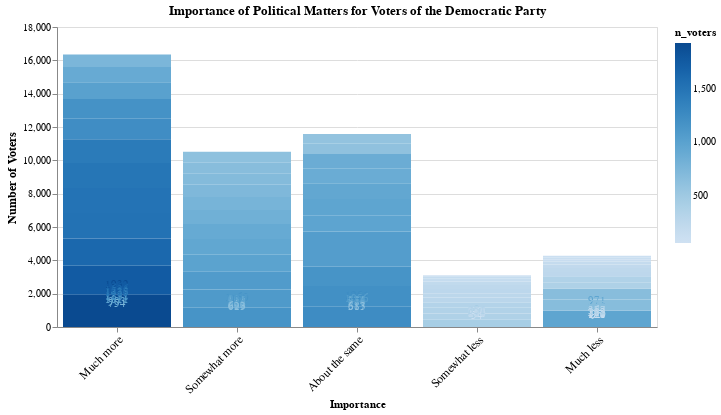

The code cell stored with this chart in its notebook:
### Markdown cell above
# Alternative Dashboards

Da die Analysis noch nicht fertig ist, habe ich unten einige Visualisierungen erstellt, die interessant sind, um die Daten darzustellen. Ich würde mich über Feedback freuen, ob sie besser sind als diejenigen, die ich bisher benutzt habe.

### Code cell
dem_melted = dem_profil.melt(id_vars = "PARTY_AGENDAS_rand_2016",
                value_name ="Importance",
                var_name ="Matter").pivot_table(index=["Matter","Importance"],
                                                aggfunc="size").reset_index().rename({0:"n_voters"},axis = "columns")

matter_binding = alt.binding_select(options = [x for x in dem_melted["Matter"].unique()])

matter_selection = alt.selection_single(fields =["Matter"], 
                                        bind = matter_binding,
                                        name = "Choose ",
                                        empty = "all")

bars = alt.Chart(dem_melted,
                title ="Importance of Political Matters for Voters of the Democratic Party").mark_bar().encode(
    x =alt.X("Importance", 
             sort = ["Much more","Somewhat more","About the same","Somewhat less","Much less"],
             axis = alt.Axis(labelAngle=-45, labelFontSize=12)),
    y = alt.Y("n_voters", axis = alt.Axis(title = "Number of Voters", titleFontSize=12)),
    color = "n_voters")
text = bars.mark_text(dy=-10,align="center").encode(
    text = "n_voters")

(bars+text).transform_filter(matter_selection).properties(width = 600).add_selection(matter_selection)

### Figure 1 — Vega-Lite specification as saved in the notebook (floating-point values rounded to 4 significant figures)
{"config": {"view": {"continuousWidth": 400, "continuousHeight": 300}}, "layer": [{"mark": "bar", "encoding": {"color": {"type": "quantitative", "field": "n_voters"}, "x": {"type": "nominal", "axis": {"labelAngle": -45, "labelFontSize": 12}, "field": "Importance", "sort": ["Much more", "Somewhat more", "About the same", "Somewhat less", "Much less"]}, "y": {"type": "quantitative", "axis": {"title": "Number of Voters", "titleFontSize": 12}, "field": "n_voters"}}, "selection": {"Choose ": {"type": "single", "fields": ["Matter"], "bind": {"input": "select", "options": ["combating_climate_change", "combating_terrorism", "creating_jobs", "increasing_racial_equality", "political_correctness", "reduce_poverty", "reduce_size_government", "reducing_national_debt", "reducing_taxes", "reforming_health_care", "renegotiating_trade_deals", "restricting_immigration"]}, "empty": "all"}}, "title": "Importance of Political Matters for Voters of the Democratic Party"}, {"mark": {"type": "text", "align": "center", "dy": -10}, "encoding": {"color": {"type": "quantitative", "field": "n_voters"}, "text": {"type": "quantitative", "field": "n_voters"}, "x": {"type": "nominal", "axis": {"labelAngle": -45, "labelFontSize": 12}, "field": "Importance", "sort": ["Much more", "Somewhat more", "About the same", "Somewhat less", "Much less"]}, "y": {"type": "quantitative", "axis": {"title": "Number of Voters", "titleFontSize": 12}, "field": "n_voters"}}, "title": "Importance of Political Matters for Voters of the Democratic Party"}], "data": {"name": "data-acf1f275b937c798e1ee8d5ba69e7482"}, "transform": [{"filter": {"selection": "Choose "}}], "width": 600, "$schema": "https://vega.github.io/schema/vega-lite/v4.8.1.json", "datasets": {"data-acf1f275b937c798e1ee8d5ba69e7482": [{"Matter": "combating_climate_change", "Importance": "About the same", "n_voters": 880}, {"Matter": "combating_climate_change", "Importance": "Much less", "n_voters": 971}, {"Matter": "combating_climate_change", "Importance": "Much more", "n_voters": 903}, {"Matter": "combating_climate_change", "Importance": "Somewhat less", "n_voters": 371}, {"Matter": "combating_climate_change", "Importance": "Somewhat more", "n_voters": 692}, {"Matter": "combating_terrorism", "Importance": "About the same", "n_voters": 1206}, {"Matter": "combating_terrorism", "Importance": "Much less", "n_voters": 120}, {"Matter": "combating_terrorism", "Importance": "Much more", "n_voters": 1487}, {"Matter": "combating_terrorism", "Importance": "Somewhat less", "n_voters": 161}, {"Matter": "combating_terrorism", "Importance": "Somewhat more", "n_voters": 832}, {"Matter": "creating_jobs", "Importance": "About the same", "n_voters": 587}, {"Matter": "creating_jobs", "Importance": "Much less", "n_voters": 95}, {"Matter": "creating_jobs", "Importance": "Much more", "n_voters": 1932}, {"Matter": "creating_jobs", "Importance": "Somewhat less", "n_voters": 54}, {"Matter": "creating_jobs", "Importance": "Somewhat more", "n_voters": 1160}, {"Matter": "increasing_racial_equality", "Importance": "About the same", "n_voters": 1161}, {"Matter": "increasing_racial_equality", "Importance": "Much less", "n_voters": 673}, {"Matter": "increasing_racial_equality", "Importance": "Much more", "n_voters": 754}, {"Matter": "increasing_racial_equality", "Importance": "Somewhat less", "n_voters": 434}, {"Matter": "increasing_racial_equality", "Importance": "Somewhat more", "n_voters": 786}, {"Matter": "political_correctness", "Importance": "About the same", "n_voters": 978}, {"Matter": "political_correctness", "Importance": "Much less", "n_voters": 665}, {"Matter": "political_correctness", "Importance": "Much more", "n_voters": 1181}, {"Matter": "political_correctness", "Importance": "Somewhat less", "n_voters": 333}, {"Matter": "political_correctness", "Importance": "Somewhat more", "n_voters": 666}, {"Matter": "reduce_poverty", "Importance": "About the same", "n_voters": 974}, {"Matter": "reduce_poverty", "Importance": "Much less", "n_voters": 254}, {"Matter": "reduce_poverty", "Importance": "Much more", "n_voters": 1232}, {"Matter": "reduce_poverty", "Importance": "Somewhat less", "n_voters": 277}, {"Matter": "reduce_poverty", "Importance": "Somewhat more", "n_voters": 1081}, {"Matter": "reduce_size_government", "Importance": "About the same", "n_voters": 1056}, {"Matter": "reduce_size_government", "Importance": "Much less", "n_voters": 243}, {"Matter": "reduce_size_government", "Importance": "Much more", "n_voters": 1526}, {"Matter": "reduce_size_government", "Importance": "Somewhat less", "n_voters": 255}, {"Matter": "reduce_size_government", "Importance": "Somewhat more", "n_voters": 728}, {"Matter": "reducing_national_debt", "Importance": "About the same", "n_voters": 876}, {"Matter": "reducing_national_debt", "Importance": "Much less", "n_voters": 131}, {"Matter": "reducing_national_debt", "Importance": "Much more", "n_voters": 1750}, {"Matter": "reducing_national_debt", "Importance": "Somewhat less", "n_voters": 160}, {"Matter": "reducing_national_debt", "Importance": "Somewhat more", "n_voters": 909}, {"Matter": "reducing_taxes", "Importance": "About the same", "n_voters": 937}, {"Matter": "reducing_taxes", "Importance": "Much less", "n_voters": 171}, {"Matter": "reducing_taxes", "Importance": "Much more", "n_voters": 1512}, {"Matter": "reducing_taxes", "Importance": "Somewhat less", "n_voters": 262}, {"Matter": "reducing_taxes", "Importance": "Somewhat more", "n_voters": 945}, {"Matter": "reforming_health_care", "Importance": "About the same", "n_voters": 613}, {"Matter": "reforming_health_care", "Importance": "Much less", "n_voters": 377}, {"Matter": "reforming_health_care", "Importance": "Much more", "n_voters": 1626}, {"Matter": "reforming_health_care", "Importance": "Somewhat less", "n_voters": 207}, {"Matter": "reforming_health_care", "Importance": "Somewhat more", "n_voters": 994}, {"Matter": "renegotiating_trade_deals", "Importance": "About the same", "n_voters": 1251}, {"Matter": "renegotiating_trade_deals", "Importance": "Much less", "n_voters": 212}, {"Matter": "renegotiating_trade_deals", "Importance": "Much more", "n_voters": 1011}, {"Matter": "renegotiating_trade_deals", "Importance": "Somewhat less", "n_voters": 238}, {"Matter": "renegotiating_trade_deals", "Importance": "Somewhat more", "n_voters": 1097}, {"Matter": "restricting_immigration", "Importance": "About the same", "n_voters": 1056}, {"Matter": "restricting_immigration", "Importance": "Much less", "n_voters": 362}, {"Matter": "restricting_immigration", "Importance": "Much more", "n_voters": 1435}, {"Matter": "restricting_immigration", "Importance": "Somewhat less", "n_voters": 351}, {"Matter": "restricting_immigration", "Importance": "Somewhat more", "n_voters": 623}]}}
